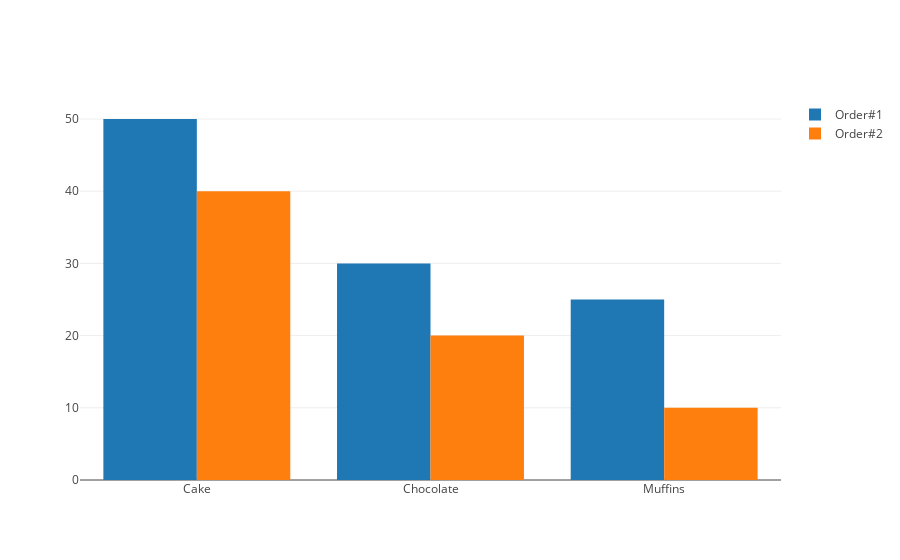

The code cell stored with this chart in its notebook:
### Code cell
fig = dict(data = data, 
           layout = layout)

offline.iplot(fig)

### Figure 1 — Plotly figure (JSON) as saved in the notebook; plotly's stock layout.template omitted (floating-point values rounded to 4 significant figures)
{"data": [{"name": "Order#1", "type": "bar", "x": ["Cake", "Chocolate", "Muffins"], "y": [50, 30, 25]}, {"name": "Order#2", "type": "bar", "x": ["Cake", "Chocolate", "Muffins"], "y": [40, 20, 10]}], "layout": {"barmode": "group"}}
